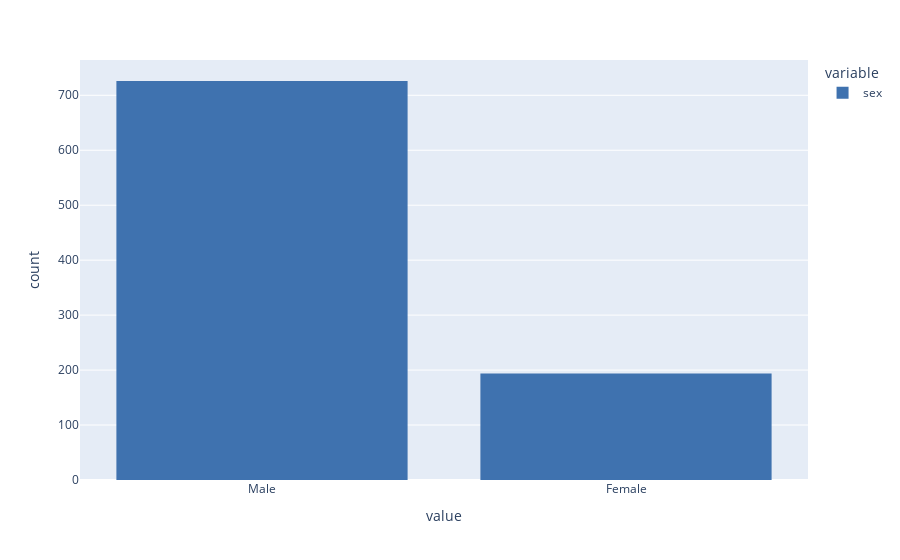

Notebook code for this chart:
### Markdown cell above
### sex

### Code cell
px.histogram(df.sex,
             color_discrete_sequence = ["#3F72AF"])

### Figure 1 — Plotly figure (JSON) as saved in the notebook; plotly's stock layout.template omitted (floating-point values rounded to 4 significant figures; data arrays with more than 128 entries replaced by an {"elided": "..."} marker saying what was removed)
{"data": [{"alignmentgroup": "True", "bingroup": "x", "hovertemplate": "variable=sex<br>value=%{x}<br>count=%{y}<extra></extra>", "legendgroup": "sex", "marker": {"color": "#3F72AF", "pattern": {"shape": ""}}, "name": "sex", "offsetgroup": "sex", "orientation": "v", "showlegend": true, "type": "histogram", "x": {"elided": "920 str values"}, "xaxis": "x", "yaxis": "y"}], "layout": {"barmode": "relative", "legend": {"title": {"text": "variable"}, "tracegroupgap": 0}, "margin": {"t": 60}, "xaxis": {"anchor": "y", "domain": [0, 1], "title": {"text": "value"}}, "yaxis": {"anchor": "x", "domain": [0, 1], "title": {"text": "count"}}}}
